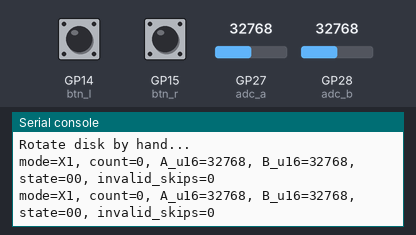
Simulated run of this program. Board: Raspberry Pi Pico running MicroPython. Shown: the last lines printed to the serial console. The inputs (shaded band) are chosen by the test bench; at power-on: GP27 (adc_a) = 32768, GP14 (btn_l) LOW, GP15 (btn_r) LOW, GP28 (adc_b) = 32768 (analog values on the 0–65535 scale).

Above: at 1.2 s.
1.3 s: GP27 (adc_a) set to 4345
At 1.46 s:
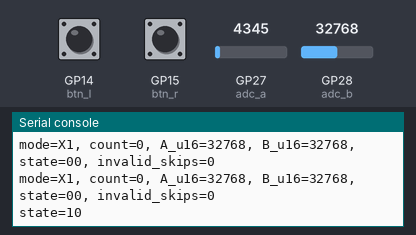
2.8 s: GP14 (btn_l) pulled HIGH for 0.15 s
At 2.96 s:
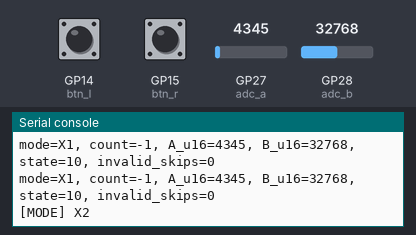
4.4 s: GP15 (btn_r) pulled HIGH for 0.15 s
At 4.52 s:
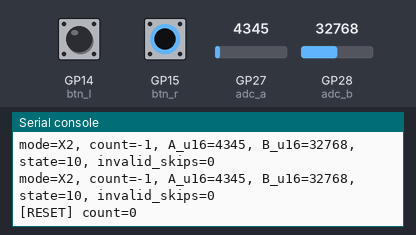
6.0 s: GP14 (btn_l) pulled HIGH for 1 s
At 6.4 s:
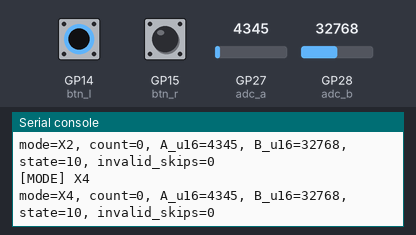
Timing chart, 0 to 9.0 s (numbered marks = the images above; inputs shaded):
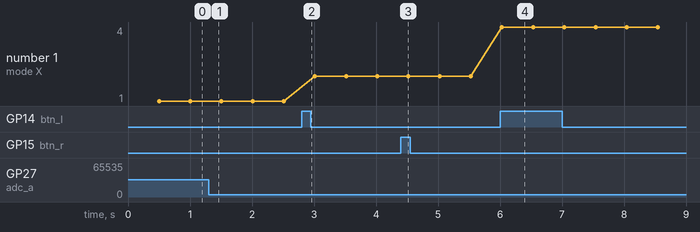

The program:

step4.py
```python
from machine import Pin, ADC
import time

# =========================================================
# FIXED BUTTONS + ADC THRESHOLDING QUADRATURE ENCODER
# + VALID-TRANSITION FILTER (reject impossible jumps)
# + STATE PRINT ONLY ON CHANGE
# + DIRECTION FIX (DIR_SIGN flips counting direction for X1/X2/X4)
# =========================================================

# -------------------------
# PINS
# -------------------------
PIN_A_ADC = 27   # GP27 / ADC1
PIN_B_ADC = 28   # GP28 / ADC2

BTN_L_PIN = 14   # Mode
BTN_R_PIN = 15   # Reset

# -------------------------
# DIRECTION FIX
# If your X4 counts backwards, set DIR_SIGN = -1 (or +1).
# Try -1 first; if still wrong, switch to +1.
# -------------------------
DIR_SIGN = -1

# -------------------------
# ADC + BUTTON SETUP
# -------------------------
adc_a = ADC(PIN_A_ADC)
adc_b = ADC(PIN_B_ADC)

# Buttons: pick the correct wiring
# If your button connects to 3.3V when pressed -> PULL_DOWN + IRQ_RISING
btn_l = Pin(BTN_L_PIN, Pin.IN, Pin.PULL_DOWN)
btn_r = Pin(BTN_R_PIN, Pin.IN, Pin.PULL_DOWN)
BTN_TRIGGER = Pin.IRQ_RISING

# If your button connects to GND when pressed -> PULL_UP + IRQ_FALLING
# btn_l = Pin(BTN_L_PIN, Pin.IN, Pin.PULL_UP)
# btn_r = Pin(BTN_R_PIN, Pin.IN, Pin.PULL_UP)
# BTN_TRIGGER = Pin.IRQ_FALLING

# -------------------------
# THRESHOLDING (u16)
# NOTE: THRESH=5000 is usually too low. Typical QRD readings are often 10k–60k.
# Use telemetry to tune THRESH/HYST.
# -------------------------
THRESH = 5000
HYST   = 500
TH_LOW = THRESH - HYST
TH_HIGH = THRESH + HYST

SAMPLES = 3

# -------------------------
# MODES / GLOBALS
# -------------------------
encoder_count = 0
encoding_mode = 1  # 1,2,4
mode_names = {1: "X1", 2: "X2", 4: "X4"}

mode_request = False
reset_request = False

IRQ_DEBOUNCE_MS = 200
_last_irq_ms = 0

TELEMETRY_EVERY_MS = 500
last_telemetry = time.ticks_ms()

# X4 delta table (for valid single-step transitions)
_quad_delta = {
    (0, 1): +1, (1, 3): +1, (3, 2): +1, (2, 0): +1,
    (0, 2): -1, (2, 3): -1, (3, 1): -1, (1, 0): -1,
}

# -------------------------
# HELPERS
# -------------------------
def read_u16_avg(adc, n=SAMPLES):
    s = 0
    for _ in range(n):
        s += adc.read_u16()
        time.sleep_us(120)
    return s // n

def schmitt_bit(raw, prev_bit):
    # raw < TH_LOW -> 1, raw > TH_HIGH -> 0
    if raw < TH_LOW:
        return 1
    if raw > TH_HIGH:
        return 0
    return prev_bit

def _irq_mode(pin):
    global mode_request, _last_irq_ms
    now = time.ticks_ms()
    if time.ticks_diff(now, _last_irq_ms) < IRQ_DEBOUNCE_MS:
        return
    _last_irq_ms = now
    mode_request = True

def _irq_reset(pin):
    global reset_request, _last_irq_ms
    now = time.ticks_ms()
    if time.ticks_diff(now, _last_irq_ms) < IRQ_DEBOUNCE_MS:
        return
    _last_irq_ms = now
    reset_request = True

def cycle_mode():
    global encoding_mode
    if encoding_mode == 1:
        encoding_mode = 2
    elif encoding_mode == 2:
        encoding_mode = 4
    else:
        encoding_mode = 1
    print("[MODE]", mode_names[encoding_mode])

def do_reset():
    global encoder_count
    encoder_count = 0
    print("[RESET] count=0")

def popcount2(x):
    return (x & 1) + ((x >> 1) & 1)

def is_valid_transition(prev_state, curr_state):
    # Only accept single-bit changes
    if curr_state == prev_state:
        return False
    return popcount2(prev_state ^ curr_state) == 1

# -------------------------
# IRQ ATTACH
# -------------------------
btn_l.irq(trigger=BTN_TRIGGER, handler=_irq_mode)
btn_r.irq(trigger=BTN_TRIGGER, handler=_irq_reset)

# -------------------------
# INIT
# -------------------------
a_raw = read_u16_avg(adc_a)
b_raw = read_u16_avg(adc_b)

a_bit = 1 if a_raw < THRESH else 0
b_bit = 1 if b_raw < THRESH else 0

prev_state = (a_bit << 1) | b_bit
prev_a = a_bit

invalid_skips = 0  # debug counter

# print only when state CHANGES compared to last printed
last_printed_state = prev_state

print("Encoder ready (ADC thresholding + IRQ buttons + valid-transition filter).")
print("A=ADC GP{}, B=ADC GP{}, ButtonL=GP{}, ButtonR=GP{}".format(PIN_A_ADC, PIN_B_ADC, BTN_L_PIN, BTN_R_PIN))
print("DIR_SIGN =", DIR_SIGN, "(flip to +1 or -1 if direction is wrong)")
print("THRESH={}, HYST={}, TH_LOW={}, TH_HIGH={}".format(THRESH, HYST, TH_LOW, TH_HIGH))
print("Mode:", mode_names[encoding_mode])
print("Initial state={:02b}".format(prev_state))
print("Rotate disk by hand...")

# -------------------------
# MAIN LOOP
# -------------------------
while True:
    # ---- handle button requests ----
    if mode_request:
        mode_request = False
        cycle_mode()

    if reset_request:
        reset_request = False
        do_reset()

    # ---- Read ADCs ----
    a_raw = read_u16_avg(adc_a)
    b_raw = read_u16_avg(adc_b)

    # ---- Threshold -> digital bits ----
    a_bit = schmitt_bit(a_raw, a_bit)
    b_bit = schmitt_bit(b_raw, b_bit)

    curr_state = (a_bit << 1) | b_bit
    curr_a = a_bit

    # ---- STATE PRINT: only when state CHANGES ----
    if curr_state != last_printed_state:
        print("state={:02b}".format(curr_state))
        last_printed_state = curr_state

    # ---- VALID TRANSITION FILTER + COUNT ----
    if curr_state != prev_state:
        if not is_valid_transition(prev_state, curr_state):
            invalid_skips += 1
            # ignore: do not update prev_state
        else:
            if encoding_mode == 4:
                encoder_count += DIR_SIGN * _quad_delta.get((prev_state, curr_state), 0)

            elif encoding_mode == 2:
                if curr_a != prev_a:
                    step = (+1 if (curr_a ^ b_bit) else -1)
                    encoder_count += DIR_SIGN * step

            else:  # X1
                if prev_a == 0 and curr_a == 1:
                    step = (+1 if (curr_a ^ b_bit) else -1)
                    encoder_count += DIR_SIGN * step

            prev_state = curr_state
            prev_a = curr_a

    # ---- Telemetry (periodic) ----
    now = time.ticks_ms()
    if time.ticks_diff(now, last_telemetry) > TELEMETRY_EVERY_MS:
        print("mode={}, count={}, A_u16={}, B_u16={}, state={:02b}, invalid_skips={}".format(
            mode_names[encoding_mode], encoder_count, a_raw, b_raw, curr_state, invalid_skips
        ))
        last_telemetry = now

    time.sleep_ms(2)
```

Measured:
- after the input at 1.3 s, the serial console: prints a new line at once (image 1)
- after the input at 2.8 s, the serial console: prints a new line at once (image 2)
- after the input at 4.4 s, the serial console: prints a new line at once (image 3)
- after the input at 6.0 s, the serial console: prints a new line at once (image 4)
- plotted number 1: 1 → 2 after the input at 2.8 s, 2 → 4 after the input at 6.0 s
